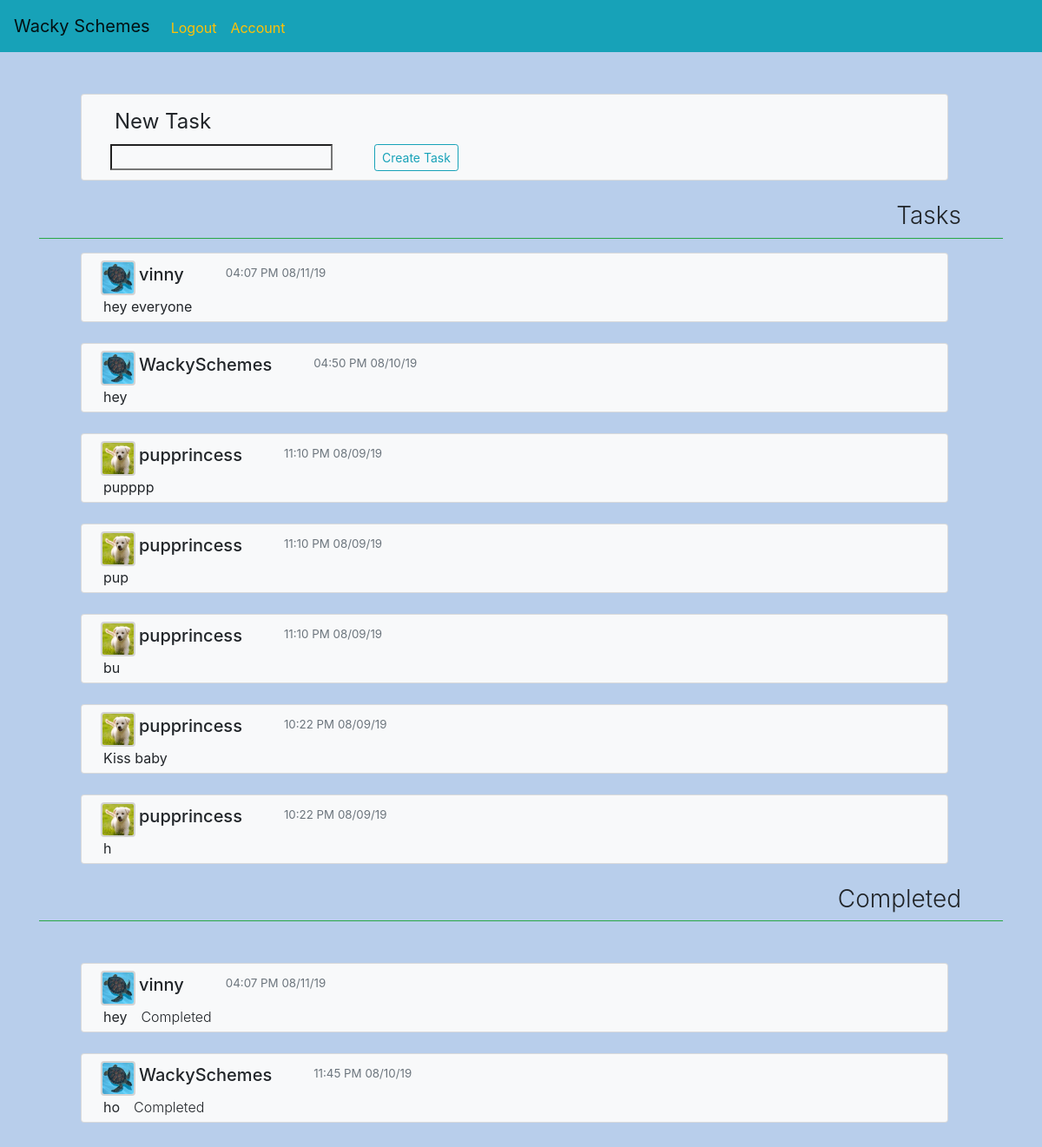
Page / (signed in) on the earlier database version.
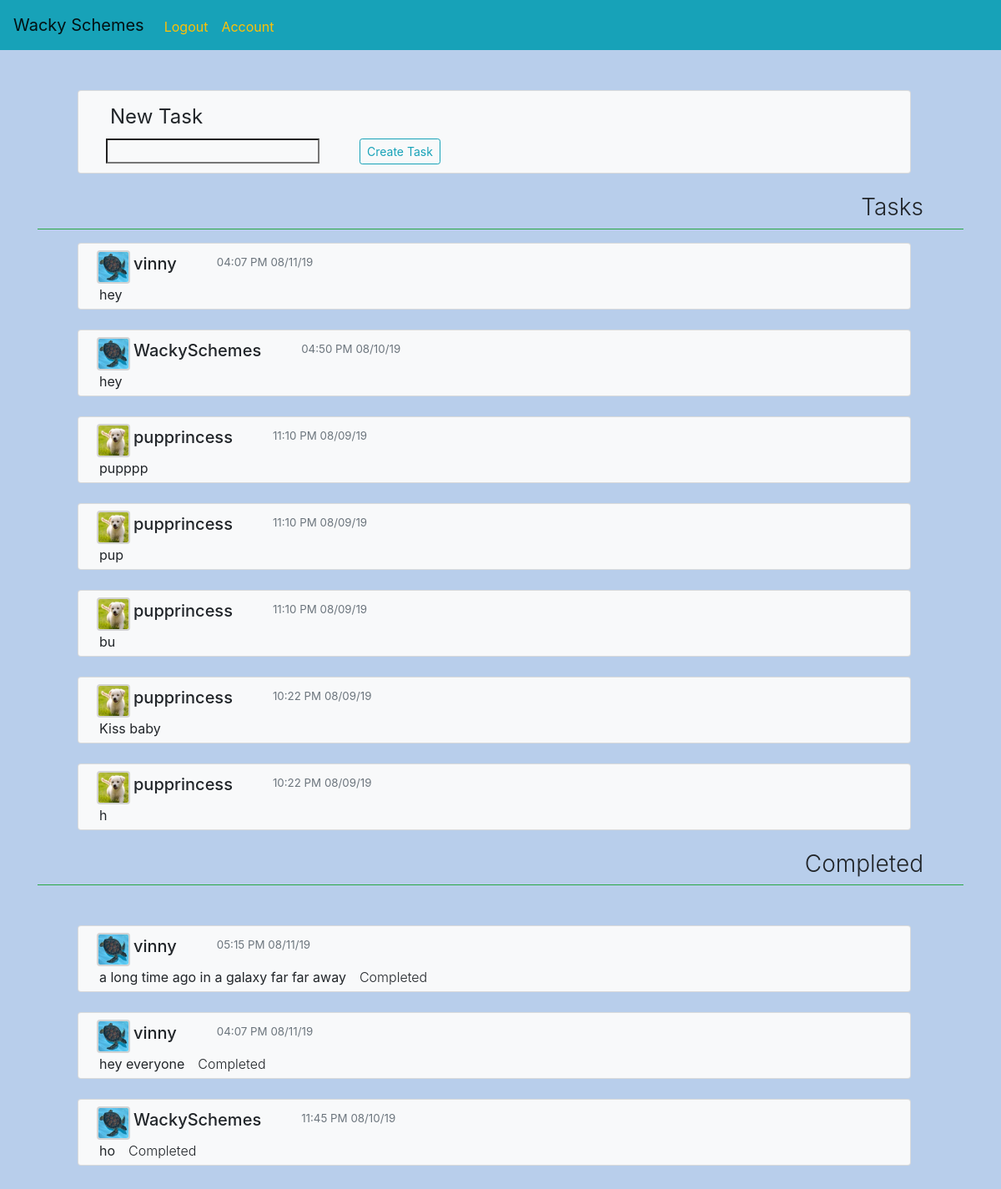
Same page on the later database version.
### mainapp/models.py (models this page shows, shortened)
class Post(db.Model):
    id = db.Column(db.Integer, primary_key=True)
    title = db.Column(db.String(100), nullable=False)
    content = db.Column(db.String(500), nullable=False)
    user_id = db.Column(db.Integer, db.ForeignKey('user.id'), nullable=False)
    date_posted = db.Column(db.DateTime, nullable=False, default=datetime.utcnow)
    comments = db.relationship('Comment', backref='comments', lazy=True)

class User(db.Model, UserMixin):
    id = db.Column(db.Integer, primary_key=True)
    username = db.Column(db.String(20), unique=True, nullable=False )
    email = db.Column(db.String(120), unique=True, nullable=False)
    password = db.Column(db.String(60), nullable=False)
    image_file = db.Column(db.String(20), nullable=False, default='dflt.jpg')
    posts = db.relationship('Post', backref='author', lazy=True)
    comments = db.relationship('Comment', backref='comment', lazy=True)

### mainapp/routes.py (the view, shortened to what this page needs)
@app.route('/', methods=['GET', 'POST'])
def home():
    title = 'Hello'
    localtimes = []
    if current_user.is_authenticated:
        title = "Hello  " + str(current_user.username)
        tasks=Post.query.filter(Post.user_id != current_user.id).all()
    else:
        tasks = []
    if tasks:
        for task in tasks:
            localtimes.append(datetime_from_utc_to_local(task.date_posted))
    comment = CommentForm()
    form = CreateTask()
    return render_template('home.html', title=title, tasks=tasks, form=form,comment=comment, localtimes=localtimes)

### mainapp/forms.py
class CommentForm(FlaskForm):
    content = StringField('Content', validators=[])
    submit = SubmitField('Post Comment')

class CreateTask(FlaskForm):
    title = StringField('Title', validators=[DataRequired(), Length(max=100)])
    content = StringField('Content', validators=[])
    submit = SubmitField('Create Task')

### mainapp/models.py (called while the page is built)
@login_manager.user_loader
def load_user(user_id):
    return User.query.get(int(user_id))

### mainapp/routes.py (called while the page is built)
def datetime_from_utc_to_local(utc_datetime):
    now_timestamp = time.time()
    offset = datetime.fromtimestamp(now_timestamp) - datetime.utcfromtimestamp(now_timestamp)
    return utc_datetime + offset

### mainapp/templates/home.html (shortened to what this page needs)
{%extends 'layout.html'%}
{%block content%}
<div class="card ml-5 bg-light mb-4 " style="width:90%; height:100px">
  <div class="card-body" style="margin-left: -30px; margin-top:-7px;">
    <legend class="ml-5">New Task</legend>
    <div class="row">
    <ul style="list-style-type:none; display:flex; flex-direction: row;">
    <form class="" action="" method="post">
      <div class="row ml-2">
      <li class="font-weight-normal">
            {%if form.title.errors%}
            {{form.title(class="form-control form-control is-invalid")}}
            <div class="invalid-feedback">
              {%for error in form.title.errors%}
                <span>{{error}}</span>
              {%endfor%}
            {%else%}
          {{form.title(class="", style="background: inherit;")}}
          {%endif%}
        </li>
      <li class="ml-5">
        {{form.submit(class="btn btn-sm btn-outline-info")}}
      </li>
    </div>
    </form>
    </ul>
    </div>
  </div>
</div>
<div class="">
<div id="tasks" class="mb-4">
<div class="border-bottom border-success mb-3">
  <h3 class="font-weight-light text-right mr-5">Tasks</h3>
</div>
{%for task in tasks | reverse %}
{% if task.content != 'Completed' %}
{% include 'singlepost.html' %}
{% endif %}
{%endfor%}
</div>
<div id="tasks" class="">
<div class="border-bottom border-success mb-5">
  <h3 class="font-weight-light text-right mr-5">Completed</h3>
  </div>
  {%for task in tasks | reverse %}
  {% if task.content == 'Completed' %}
  {% include 'singlepost.html' %}
  {% endif %}
  {%endfor%}
  </div>
</div>
</div>
{%endblock content%}

### mainapp/templates/singlepost.html (shortened to what this page needs)
<div class="card ml-5 bg-light mb-4" id='tasksection{{task.id}}'style="width:90%; height:80px">
  <div class="card-body" style="margin-left: -30px; margin-top:-7px;">
    <div class="row ml-2" style="margin-top: -5px;">
      <img src="{{url_for('static', filename='pfps/'+task.author.image_file)}}" class="ml-4" style="border: 2px solid lightgrey; border-radius:10%; width:40px; height: 40px;" alt="">
    <h5 class="ml-1 mt-1"><a style="color:inherit; text-decoration:none;"href="{{url_for('account', account_id=task.author.id)}}">{{task.author.username}}</a></h5>
    <p class="text-muted ml-5" style="font-size:10pt; margin-top: 5px;">{{localtimes[tasks.index(task)].strftime('%I:%M %p %x')}}</p>
  </div>
    <div class="row">
    <ul style="list-style-type:none; display:flex; flex-direction: row;">
      <li class="font-weight-normal"><a href="{{url_for('post', post_id=task.id)}}" style="color:inherit; text-decoration:none;">{{task.title}}</a></li>
      <li class="font-weight-light ml-3" id='content{{task.id}}'>{{task.content}}</li>
    </ul>
  </div>
  </div>
</div>

Differences in the rows shown:
changed Post (number 1 of 10 on the later page): moves from the list under "Completed" to the list under "Tasks"
added Post: image_file (picture), author.username "vinny", localtimes "05:15 PM 08/11/19", title "a long time ago in a galaxy far far away", content "Completed"
changed Post "hey everyone": moves from the list under "Tasks" to the list under "Completed"
